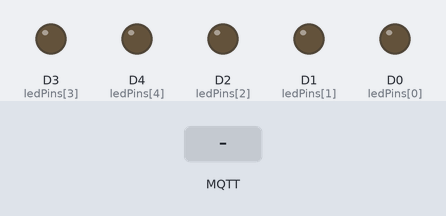
Bench run of a program on a simulated ESP8266 (NodeMCU). Parts: output pins drawn as LEDs (lit = HIGH). The inputs (shaded band) are chosen by the test bench. WiFi joins after 1.5 s; servers stay silent unless stated; random numbers use the default seed unless the program sets one; no MQTT or app messages arrive unless stated; what the program prints to the serial monitor is not drawn.

Above: at 2.7 s.
2.8 s: MQTT message "ON" arrives on the first subscribed topic
At 4.0 s:
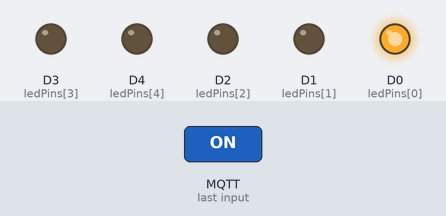
4.3 s: MQTT message "ON" arrives on the second subscribed topic
At 5.2 s:
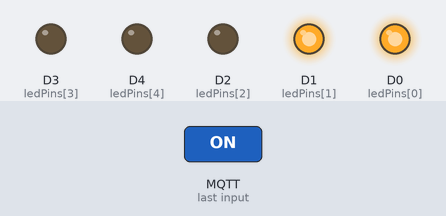
5.8 s: MQTT message "OFF" arrives on the first subscribed topic
At 6.3 s:
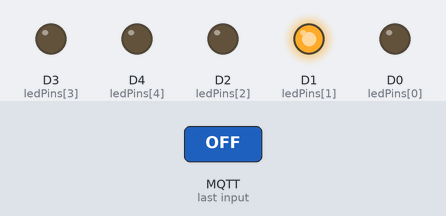
7.3 s: MQTT message "ON" arrives on the third subscribed topic
At 8.5 s:
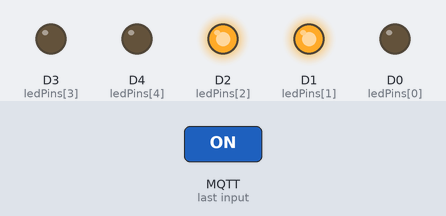
8.8 s: MQTT message "OFF" arrives on the second subscribed topic
At 9.9 s:
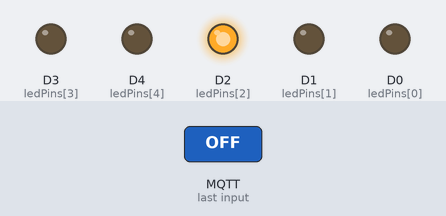
10.3 s: MQTT message "on" arrives on the first subscribed topic
At 10.9 s:
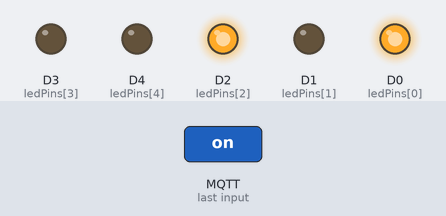
Timing chart, 0 to 12.8 s (numbered marks = the images above; inputs shaded):
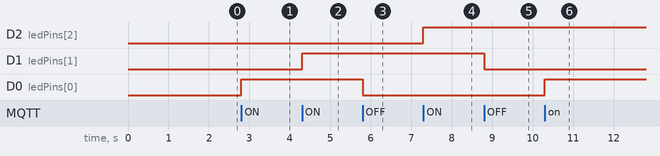

The program:

main.cpp
```cpp
#include <ESP8266WiFi.h>
#include <PubSubClient.h>

const char* ssid = "ssid";
const char* password = "senha";
const char* mqtt_server = "ip";
const int mqtt_port = 1883;

const char* sub_topics[] = {
  "casa/sala/led/set",
  "casa/cozinha/led/set",
  "casa/quarto1/led/set",
  "casa/quarto2/led/set",
  "casa/varanda/led/set"
};

const char* pub_topics[] = {
  "casa/sala/led/status",
  "casa/cozinha/led/status",
  "casa/quarto1/led/status",
  "casa/quarto2/led/status",
  "casa/varanda/led/status"
};

const uint8_t ledPins[] = { D0, D1, D2, D3, D4 };

WiFiClient espClient;
PubSubClient client(espClient);

void setup_wifi() {
  Serial.print("Conectando na rede Wi-Fi: ");
  Serial.print(ssid);
  WiFi.begin(ssid, password);

  while (WiFi.status() != WL_CONNECTED) {
    delay(500);
    Serial.print(".");
  }

  Serial.println();
  Serial.print("Wi-Fi conectado! IP: ");
  Serial.println(WiFi.localIP());
}
void callback(char* topic, byte* payload, unsigned int length) {
    String msg;
    for (unsigned int i = 0; i < length; i++) {
    msg += (char)payload[i];
    }
    msg.toUpperCase();

    Serial.print("Mensagem recebida [");
    Serial.print(topic);
    Serial.print("]: ");
    Serial.println(msg);

    for (int i = 0; i < 5; i++) {
        if (String(topic) == String(sub_topics[i])) {
        if (msg == "ON") {
            digitalWrite(ledPins[i], HIGH);
            Serial.println("→ LED ligado");
        } else if (msg == "OFF") {
            digitalWrite(ledPins[i], LOW);
            Serial.println("→ LED desligado");
        } else {
            Serial.println("→ Comando desconhecido");
        }
        client.publish(pub_topics[i], msg.c_str(), true);
        }
    }
}
void reconnect() {
    while (!client.connected()) {

        String clientId = "NodeMCU-";
        clientId += String(random(0xffff), HEX);
        Serial.print("Tentando conectar ao broker MQTT... ID = ");
        Serial.println(clientId);

        if (client.connect(clientId.c_str())) {
            Serial.println("Conectado ao broker!");

            for (int i = 0; i < 5; i++) {
                client.subscribe(sub_topics[i]);
                Serial.print("Inscrito no tópico: ");
                Serial.println(sub_topics[i]);
            }
        } else {
            Serial.print("Falha na conexão. Código de erro: ");
            Serial.print(client.state());
            Serial.println(" – tentando novamente em 5 segundos");
            delay(5000);
        }
    }
}
void setup() {
    Serial.begin(9600);
    delay(50);
    Serial.println();
    Serial.println("=== Iniciando NodeMCU + MQTT ===");

    for (int i = 0; i < 5; i++) {
        pinMode(ledPins[i], OUTPUT);
        digitalWrite(ledPins[i], LOW);
    }

    setup_wifi();
    client.setServer(mqtt_server, mqtt_port);
    client.setCallback(callback);
}
void loop() {
    if (!client.connected()) {
        reconnect();
    }

    client.loop();
}
```

Measured:
- after the input at 2.8 s, D0 (ledPins[0]): LOW → HIGH at once
- after the input at 4.3 s, D1 (ledPins[1]): LOW → HIGH at once
- after the input at 5.8 s, D0 (ledPins[0]): HIGH → LOW at once
- after the input at 7.3 s, D2 (ledPins[2]): LOW → HIGH at once
- after the input at 8.8 s, D1 (ledPins[1]): HIGH → LOW at once
- after the input at 10.3 s, D0 (ledPins[0]): LOW → HIGH at once
